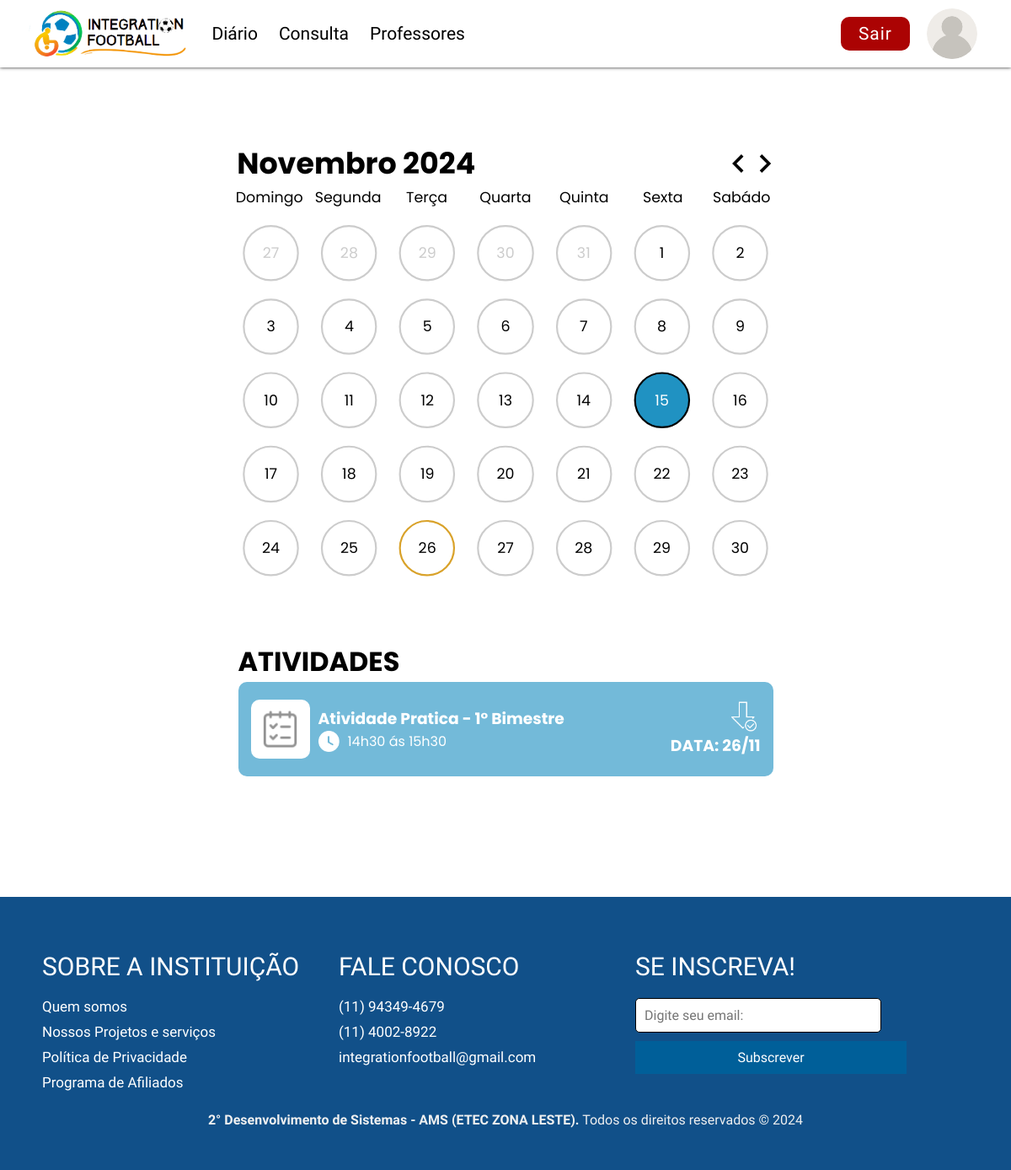
The app's page /principal.php, older data.
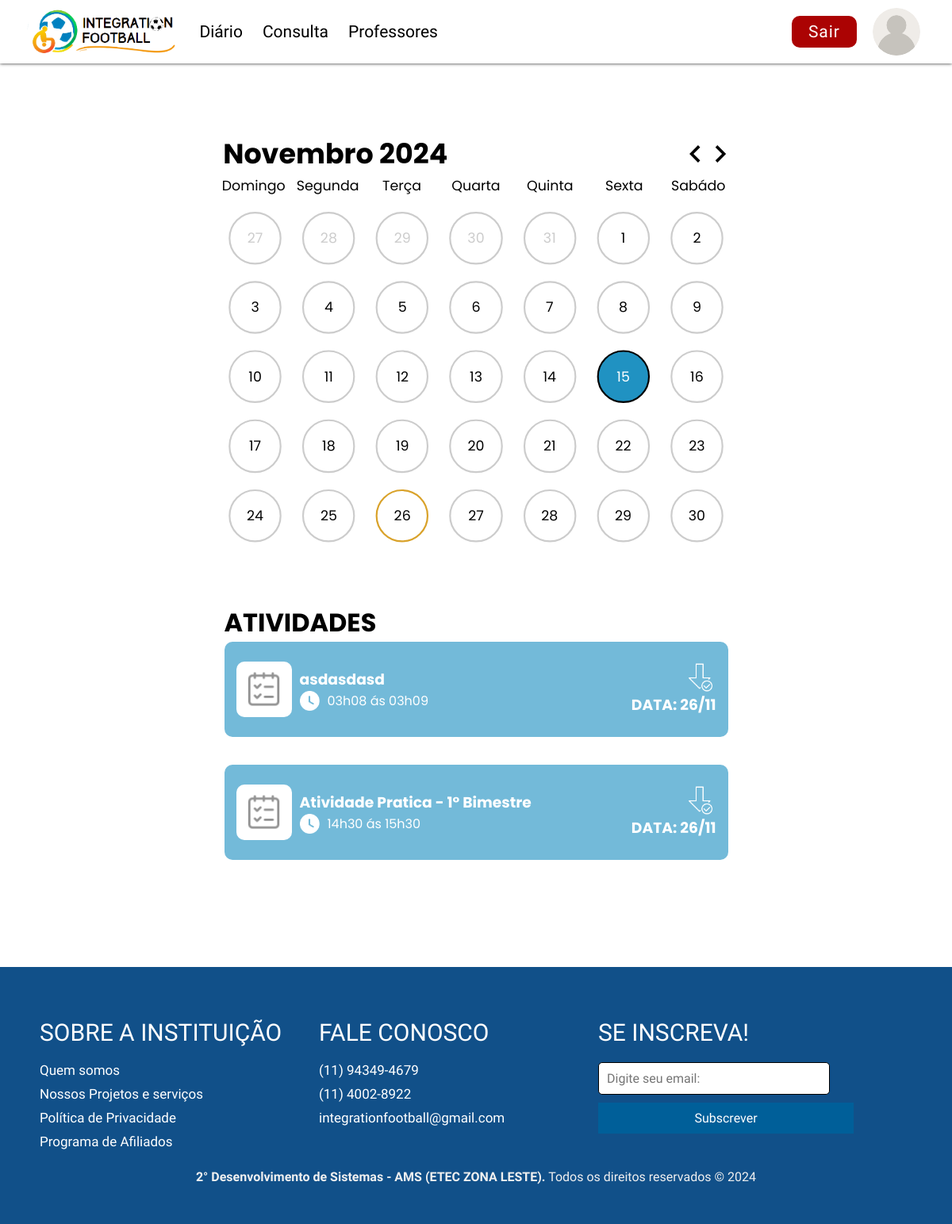
The same page, newer data.
### tables this page shows
CREATE TABLE `atividade` (
  `id_atividade` int(10) UNSIGNED NOT NULL,
  `titulo_atividade` varchar(80) NOT NULL,
  `hora_inicio` time DEFAULT NULL,
  `data_entrega` date NOT NULL,
  `caminho_arquivo` varchar(255) NOT NULL,
  `id_turma` int(10) UNSIGNED NOT NULL,
  `id_professor` int(11) NOT NULL,
  `hora_termino` time DEFAULT NULL
);

### controller/conexao.php (called while the page is built, shortened)
<?php
class Conexao {
    private $host = "localhost";
    private $usuario = "root";
    private $senha = "";
    private $banco = "integrationfootball";
    private $conexao;
    public function __construct() {
        $this->conexao = new mysqli($this->host, $this->usuario, $this->senha, $this->banco);
    }
    public function getConexao() {
        return $this->conexao;
    }
}
?>

### controller/atividadecontroller.php (called while the page is built, shortened)
<?php
require_once $_SERVER['DOCUMENT_ROOT'] . '/Integration-Football/Integration-Football/model/atividadeModel.php';
class AtividadeController
{
    private $atividade;
    public function __construct()
    {
        $this->atividade = new Atividade();
        if (isset($_POST['crud'])) {
            if ($_POST['crud'] == "INSERT") {
                $this->inserir();
            } elseif ($_POST['crud'] == "UPDATE") {
                $this->atualizar();
            } elseif ($_POST['crud'] == "DELETE") {
                $this->deletar();
            }
            header("Location:" . "../calendarioProfessor.php");
            exit;
        } else {
            $this->listar();
        }
    }
    public function listar()
    {
        $atividades = $this->atividade->listar();
        return $atividades;
    }
}

### model/atividadeModel.php (called while the page is built, shortened)
<?php
require_once $_SERVER['DOCUMENT_ROOT'] . "/Integration-Football/Integration-Football/controller/conexao.php";
class Atividade {
    private $conexao;
    public function __construct() {
        $this->conexao = new Conexao();
    }
    public function listar() {
        $sql = "SELECT * FROM atividade";
        $stmt = $this->conexao->getConexao()->prepare($sql);
        $stmt->execute();
        $result = $stmt->get_result();
        $atividades = [];
        while ($atividade = $result->fetch_assoc()) {
            $atividades[] = $atividade;
        }
        return $atividades;
    }
}
?>

### controller/turmacontroller.php (called while the page is built, shortened)
<?php
require_once $_SERVER['DOCUMENT_ROOT'] . '/Integration-Football/Integration-Football/model/turmaModel.php';
class TurmaController
{
    private $turma;
    public function __construct()
    {
        $this->turma = new Turma();
        if (isset($_POST['crud'])) {
            if ($_POST['crud'] == "INSERT") {
                $this->inserir();
            } elseif ($_POST['crud'] == "UPDATE") {
                $this->atualizar();
            } elseif ($_POST['crud'] == "DELETE") {
                $this->deletar();
            }
            header("Location:" . "../principal.php");
        } else {
            $this->listar();
        }
    }
    public function listar()
    {
        return $this->turma->listar();
    }
    public function buscarPorId($id)
    {
        return $this->turma->buscarPorId($id);
    }
}

### model/turmaModel.php (called while the page is built, shortened)
<?php
require_once $_SERVER['DOCUMENT_ROOT'] . "/Integration-Football/Integration-Football/controller/conexao.php";
class Turma
{
    private $conexao;
    public function __construct()
    {
        $this->conexao = new Conexao();
    }
    public function buscarPorId($id)
    {
        $sql = "SELECT * FROM turma WHERE id_turma = ?";
        $stmt = $this->conexao->getConexao()->prepare($sql);
        $stmt->bind_param('i', $id);
        $stmt->execute();
        $result = $stmt->get_result();
        $turma = $result->fetch_assoc();
        return $turma;
    }
    public function listar()
    {
        $sql = "SELECT * FROM turma";
        $stmt = $this->conexao->getConexao()->prepare($sql);
        $stmt->execute();
        $result = $stmt->get_result();
        $turmas = [];
        while ($turma = $result->fetch_assoc()) {
            $turmas[] = $turma;
        }
        return $turmas;
    }
}

### controller/alunocontroller.php (called while the page is built, shortened)
<?php
require_once $_SERVER['DOCUMENT_ROOT'].'/Integration-Football/Integration-Football/model/alunoModel.php';
class AlunoController {
    private $aluno;
    public function __construct() {
        $this->aluno = new Aluno();
        if(isset($_POST['crud'])){
            if($_POST['crud']=="INSERT"){
                $this->inserir();
            }elseif($_POST['crud']=="UPDATE"){
                 $this->atualizar();
            }elseif($_POST['crud']=="DELETE"){
                $this->deletar();
            }
            header("Location:" . "../principal.php");
        }else{
            $this->listar();
        }
    }
    public function listar(){
        return $this->aluno->listar();
    }
    public function buscarPorId($id){
        return $this->aluno->buscarPorId($id);
    }
}
?>

### model/alunoModel.php (called while the page is built, shortened)
<?php
require_once $_SERVER['DOCUMENT_ROOT'] . "/Integration-Football/Integration-Football/controller/conexao.php";
class Aluno
{
    private $conexao;
    public function __construct()
    {
        $this->conexao = new Conexao();
    }
    public function buscarPorId($id)
    {
        $sql = "SELECT * FROM alunos WHERE id_aluno = ?";
        $stmt = $this->conexao->getConexao()->prepare($sql);
        $stmt->bind_param('i', $id);
        $stmt->execute();
        $result = $stmt->get_result();
        $aluno = $result->fetch_assoc();
        return $aluno;
    }
    public function listar()
    {
        $sql = "SELECT * FROM alunos ORDER BY nome_aluno ASC LIMIT 10 ";
        $stmt = $this->conexao->getConexao()->prepare($sql);
        $stmt->execute();
        $result = $stmt->get_result();
        $alunos = [];
        while ($aluno = $result->fetch_assoc()) {
            $alunos[] = $aluno;
        }
        return $alunos;
    }
}

### principal.php (the view, shortened to what this page needs)
<?php
require_once './controller/alunocontroller.php';
require_once './controller/turmacontroller.php';
require_once './controller/atividadecontroller.php';
  $imports =[
    "https://fonts.googleapis.com/css2?family=Poppins:ital,wght@0,200;0,400;0,600;1,200;1,400;1,600&display=swap",
    "https://cdnjs.cloudflare.com/ajax/libs/font-awesome/4.7.0/css/font-awesome.min.css",
    "https://fonts.gstatic.com/",
    "https://fonts.googleapis.com/css2?family=Barlow&family=Teko:wght@300&display=swap"
  ];
  $pageCSS = ["principal.css"];
  include_once('./templetes/headerAluno.php');
  $id = 4;
  $alunocontroller = new alunocontroller();
  $aluno = $alunocontroller->buscarPorId($id);
  $turmacontroller = new TurmaController();
  $turma = $turmacontroller->buscarPorId($aluno['id_turma']);
  $atividadecontroller = new AtividadeController();
  $atividades = $atividadecontroller->buscarAtividades($turma['id_turma']);
?>
<div class="container">
<div id="conteudo">
    <form id="form" action="">
        <div id="pricipal-calendario">
            <br>
            <div id="dia-semana">
            <div id="header-calendario">
                <h1 id="mes-ano">JANEIRO 2024</h1>
                <div id="btns">
                    <img onclick="carregarEventos();" src="./Imagens/seta-esquerda-black.svg" alt="" id="prev">
                    <img onclick="carregarEventos();" src="./Imagens/seta-direita-black.svg" alt="" id="next">
                </div>
            </div>
            <div id="semanas">
                <p>Domingo</p>
                <p>Segunda</p>
                <p>Terça</p>
                <p>Quarta</p>
                <p>Quinta</p>
                <p>Sexta</p>
                <p>Sabádo</p>
            </div>
            <div id="dias">
                </div>
            </div>
        </div>
        <h1 id="titulo">ATIVIDADES</h1>
        <?php
        $numeroAtividade = 1;
        foreach ($atividades as $atividade) {
        $numeroAtividade ++;
          ?>
        <div id="atividade<?=$numeroAtividade?>" class="atividade">
          <div id="card-atividade" class="card-atividade" onclick="abrirPrevia('atividade<?=$numeroAtividade?>', 'card-arquivo<?=$numeroAtividade?>')">
            <div class="bloco1">
              <div class="icone-atividade">
                <img src="./Imagens/checklist.png" alt="">
              </div>
            </div>
            <div class="bloco2">
              <div class="titulo-atividade">
                <h3><?= $atividade['titulo_atividade'] ?></h3>
              </div>
              <div class="data-entrega">
                <img src="./Imagens/Time-Circle.png" alt=""><p><?= $hora = substr($atividade['hora_inicio'],0,-6); ?>h<?= $minutos = substr($atividade['hora_inicio'],3,-3); ?> ás <?= $hora = substr($atividade['hora_termino'],0,-6); ?>h<?= $minutos = substr($atividade['hora_termino'],3,-3); ?></p>
              </div>
            </div>
            <div class="bloco3">
            <img src="./Imagens/arrow.png" alt="">
            <h3>DATA: <?php
              $data = $atividade['data_entrega'];
              $data = explode('-', $data);
              $dataDormatada = $data[2] . '/' . $data[1];
             ?>
             <?=
             $dataDormatada;
             ?>
            </h3>
          </div>
        </div>
      </div>
      <?php }?>
    </form>
  </div>
</div>
<?php
  include_once('./templetes/footer.php');
?>

### templetes/headerAluno.php (shortened to what this page needs)
<!DOCTYPE html>
<html lang="pt-br">
<head>
    <link rel="stylesheet" href="templetes/headerAluno.css">
    <link rel="stylesheet" href="templetes/footer.css">
    <link rel="stylesheet" href="https://cdnjs.cloudflare.com/ajax/libs/font-awesome/4.7.0/css/font-awesome.min.css">
    <?php
    if (isset($pageCSS) && is_array($pageCSS)) {
        foreach ($pageCSS as $cssFile) {
            echo '<link rel="stylesheet" href="css/' . $cssFile . '">';
        }
    }
    if (isset($imports) && is_array($imports)) {
        foreach ($imports as $fontUrl) {
            echo '<link rel="stylesheet" href="' . $fontUrl . '">';
        }
    }
    ?>
</head>
<body>
    <header>
        <div id="part-1">
                <img id="logo" src="templetes/logonova.png" alt="">
            <div id="navbar-part-1">
                    <li><a href="Principal.php">Diário</a></li>
                    <li><a href="consulta.php">Consulta</a></li>
                    <li><a href="professores.php">Professores</a></li>
            </div>
        </div>
        <div id="part-2">
            <div id="navbar-part-2">
                <button onclick="" style="cursor: pointer;" id="login"><li><a>Sair</a></li></button>
                <div onclick="redirecionar('perfilAluno.php')" id="icone-perfil"></div>
            </div>
        </div>
    </header>
    <div vw class="enabled">
        <div vw-plugin-wrapper>
        </div>
    </div>

### templetes/footer.php
<footer>
    <div class="container-footer">
        <div class="row-footer">
            <div class="footer-col">
                <h4>SOBRE A INSTITUIÇÃO</h4>
                <ul>
                    <li><a href="#">Quem somos</a></li>
                    <li><a href="#">Nossos Projetos e serviços</a></li>
                    <li><a href="#">Política de Privacidade</a></li>
                    <li><a href="#">Programa de Afiliados</a></li>
                </ul>
            </div>
            <div class="footer-col">
                <h4>FALE CONOSCO</h4>
                <ul>
                    <li><a href="#">(11) 94349-4679</a></li>
                    <li><a href="#">(11) 4002-8922</a></li>
                    <li><a href="#">integrationfootball@gmail.com</a></li>
                </ul>
            </div>
            <div class="footer-col">
                <h4>Se inscreva!</h4>
                <div class="form-sub">
                    <form>
                    <input type="email" name="input6" id="emailInput" placeholder="Digite seu email:">
<button type="submit" id="subscribeButton">Subscrever</button>
                    </form>
                </div>
            </div>
        </div>
    </div>
    <div class="direitos">
        <p><strong>2° Desenvolvimento de Sistemas - AMS (ETEC ZONA LESTE).</strong> Todos os direitos reservados &copy; 2024</p>
    </div>
</footer>

### templetes/headerAluno.css (style rules this page uses)
* { padding: 0; margin: 0; }
body { overflow-x: hidden; margin-top: 40px; }
header { position: fixed; top: 0; background-color: #ffffff; width: 100%; height: 80px; display: flex; box-shadow: 0px 0px 4px #1c1c1c; z-index: 10; user-select: none; -webkit-user-drag: none; -webkit-touch-callout: none; -webkit-tap-highlight-color: transparent; }
header li, header li a { list-style: none; text-decoration: none; font-size: 21px; font-weight: 500; color: #000000; position: relative; font-family: 'Barlow Condensed', sans-serif; }
#login { padding: 5px 18px; border-radius: 10px; border: rgba(171, 3, 3, 1) solid; background-color: rgba(171, 3, 3, 1); transition: 0.5s; }
#login a { color: rgb(255, 255, 255); letter-spacing: 1px; }
#icone-perfil { cursor: pointer; width: 60px; height: 60px; border-radius: 50%; background-image: url(../Imagens/user.png); background-size: cover; background-position: center; background-repeat: no-repeat; }
#navbar-part-1 li a::after { display: block; content: " "; width: 0; height: 2px; background-color: #115089; position: absolute; bottom: 0; left: 50%; transition: width 0.3s ease 0s, left 0.3s ease 0s; }
#logo { width: 200px; margin-left: 3%; margin-right: 3%; }
#part-1 { width: 100%; display: flex; align-items: center; justify-content: flex-start; }
#navbar-part-1 { display: flex; gap: 25px; }
#part-2 { width: 40%; display: flex; align-items: center; justify-content: flex-end; }
#navbar-part-2 { display: flex; gap: 20px; margin-right: 40px; align-items: center; }

### templetes/footer.css (style rules this page uses)
* { margin: 0; padding: 0; }
.container { display: flex; flex-direction: column; min-height: 100vh; }
footer { margin-top: 100px; background-color: #115089; padding: 50px 0; font-family: 'Barlow Condensed', sans-serif; width: 100%; position: relative; }
.container-footer { max-width: 100%; margin-left: 20px; padding: 0 15px; }
.row-footer { display: flex; flex-wrap: wrap; width: 100%; }
.footer-col { width: 28%; padding: 15px; }
.footer-col h4 { font-size: 30px; color: rgb(255, 255, 255); margin-bottom: 20px; font-weight: 500; text-transform: uppercase; font-family: 'Barlow Condensed', sans-serif; }
.footer-col ul { list-style: none; padding: 0; }
.footer-col ul li { margin-bottom: 10px; font-size: 17px; }
.footer-col ul li a { color: rgb(255, 255, 255); text-decoration: none; transition: color 0.3s; }
.form-sub { display: flex; flex-direction: column; }
#emailInput { padding: 10px; border: 1px solid #000000; border-radius: 5px; font-family: 'Barlow Condensed', sans-serif; font-size: 16px; margin-bottom: 10px; width: 270px; margin-left: 0px; }
#subscribeButton { width: 100%; padding: 10px; background-color: #005f99; color: white; border: none; cursor: pointer; font-family: 'Barlow Condensed', sans-serif; font-size: 16px; transition: background-color 0.3s; }
.direitos { color: #f0f0f0; text-align: center; }

Row changes from the older to the newer data that the page shows:
added atividade: titulo_atividade "asdasdasd", hora_inicio "03", hora_inicio "08", hora_termino "03", hora_termino "09", data_entrega "26/11"
